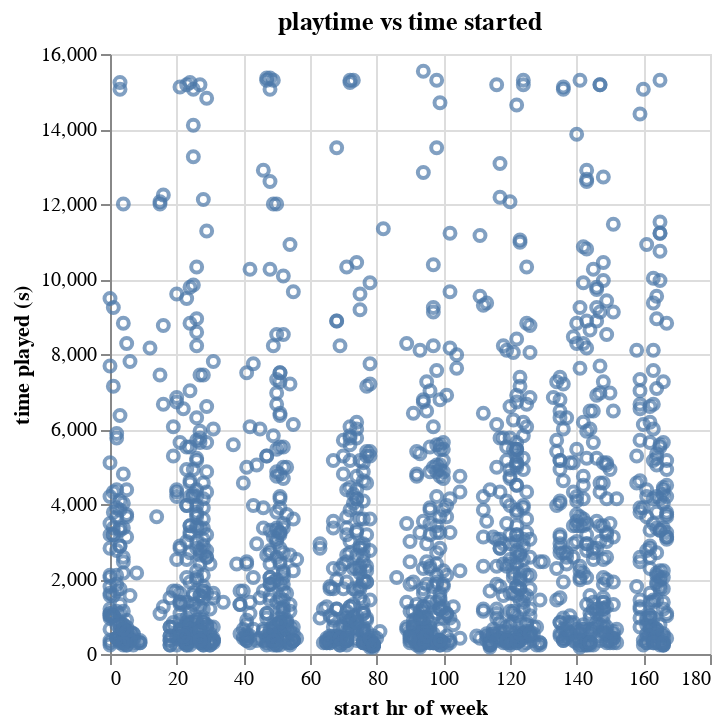

The code cell stored with this chart in its notebook:
### Code cell
alt.Chart(main_df).mark_point().encode(
    x=alt.X("hr",title="start hr of week"),
    y=alt.Y("time",title="time played (s)"),
    ).properties(title="playtime vs time started")

### Figure 1 — Vega-Lite specification as saved in the notebook (floating-point values rounded to 4 significant figures; data arrays with more than 128 entries replaced by an {"elided": "..."} marker saying what was removed)
{"config": {"view": {"continuousWidth": 300, "continuousHeight": 300}}, "data": {"name": "data-fdff0311086c62a25ae09971a61f912b"}, "mark": {"type": "point"}, "encoding": {"x": {"field": "hr", "title": "start hr of week", "type": "quantitative"}, "y": {"field": "time", "title": "time played (s)", "type": "quantitative"}}, "title": "playtime vs time started", "$schema": "https://vega.github.io/schema/vega-lite/v5.20.1.json", "datasets": {"data-fdff0311086c62a25ae09971a61f912b": {"elided": "1533 records"}}}
